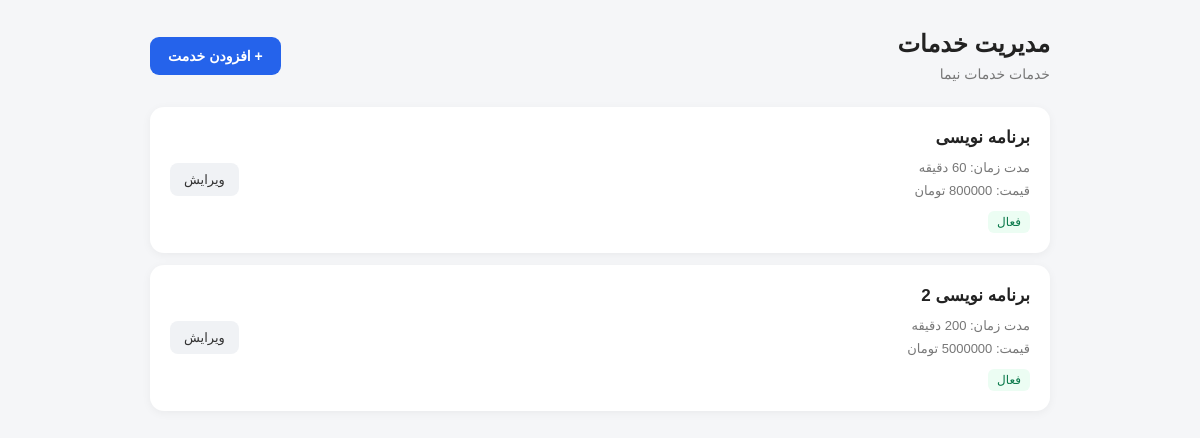
Page /owner/services/ (signed in) on the committed database.
### booking/models.py (models this page shows, shortened)
class Business(models.Model):
    owner = models.ForeignKey(
        "accounts.User",
        on_delete=models.CASCADE,
        related_name="businesses",
        verbose_name="مالک"
    )
    name = models.CharField(
        max_length=150,
        verbose_name="نام کسب‌وکار"
    )
    image = models.ImageField(
    upload_to="businesses/",
    blank=True,
    null=True,
    verbose_name="تصویر کسب‌وکار"
    )
    phone = models.CharField(
        max_length=20,
        verbose_name="شماره تماس"
    )
    opening_time = models.TimeField(
        blank=True,
        null=True,
        verbose_name="ساعت شروع کار"
    )
    closing_time = models.TimeField(
        blank=True,
        null=True,
        verbose_name="ساعت پایان کار"
    )
    address = models.TextField(
        blank=True,
        verbose_name="آدرس"
    )
    description = models.TextField(
        blank=True,
        verbose_name="توضیحات"
    )
    is_active = models.BooleanField(
        default=True,
        verbose_name="فعال"
    )
    created_at = models.DateTimeField(
        auto_now_add=True,
        verbose_name="تاریخ ایجاد"
    )
    updated_at = models.DateTimeField(
        auto_now=True,
        verbose_name="آخرین بروزرسانی"
    )
    class Meta:
        verbose_name = "کسب‌وکار"
        verbose_name_plural = "کسب‌وکارها"

class Service(models.Model):
    business = models.ForeignKey(
        Business,
        on_delete=models.CASCADE,
        related_name="services",
        verbose_name="کسب‌وکار"
    )
    name = models.CharField(
        max_length=150,
        verbose_name="نام خدمت"
    )
    duration = models.PositiveIntegerField(
        help_text="مدت زمان به دقیقه",
        verbose_name="مدت زمان"
    )
    price = models.PositiveBigIntegerField(
        blank=True,
        null=True,
        verbose_name="قیمت"
    )
    is_active = models.BooleanField(
        default=True,
        verbose_name="فعال"
    )
    created_at = models.DateTimeField(
        auto_now_add=True,
        verbose_name="تاریخ ایجاد"
    )
    updated_at = models.DateTimeField(
        auto_now=True,
        verbose_name="آخرین بروزرسانی"
    )
    class Meta:
        verbose_name = "خدمت"
        verbose_name_plural = "خدمات"

### booking/views.py (the view)
@login_required
def owner_services(request):
    business = get_object_or_404(
        Business,
        owner=request.user,
        is_active=True,
    )
    services = business.services.all().order_by(
        "-is_active",
        "name",
    )
    return render(
        request,
        "booking/owner_services.html",
        {
            "business": business,
            "services": services,
        }
    )

### booking/templates/booking/owner_services.html (shortened to what this page needs)
<!DOCTYPE html>
<html lang="fa" dir="rtl">
<head>
</head>
<body>
<div class="container">
    <div class="page-header">
        <div>
            <h1>
                مدیریت خدمات
            </h1>
            <p>
                خدمات {{ business.name }}
            </p>
        </div>
        <a
            href="{% url 'owner_service_create' %}"
            class="add-button"
        >
            + افزودن خدمت
        </a>
    </div>
    {% if services %}
        <div class="services-list">
            {% for service in services %}
                <div class="service-card">
                    <div class="service-info">
                        <div class="service-name">
                            {{ service.name }}
                        </div>
                        <div class="service-details">
                            مدت زمان:
                            دقیقه
                            {% if service.price %}
                                <br>
                                قیمت:
                                تومان
                            {% else %}
                                <br>
                                قیمت:
                                ثبت نشده
                            {% endif %}
                        </div>
                        {% if service.is_active %}
                            <span
                                class="service-status status-active"
                            >
                                فعال
                            </span>
                        {% else %}
                            <span
                                class="service-status status-inactive"
                            >
                                غیرفعال
                            </span>
                        {% endif %}
                    </div>
                    <div class="service-actions">
                        <a
                            href="{% url 'owner_service_edit' service.id %}"
                            class="edit-button"
                        >
                            ویرایش
                        </a>
                    </div>
                </div>
            {% endfor %}
        </div>
    {% else %}
        <div class="empty-message">
            هنوز خدمتی برای این کسب‌وکار ثبت نشده است.
        </div>
    {% endif %}
</div>
</body>
</html>

### booking/templates/booking/owner_services.html (style rules this page uses)
* { box-sizing: border-box; }
body { margin: 0; font-family: Tahoma, Arial, sans-serif; background: #f5f6f8; color: #222; padding: 30px; }
.container { max-width: 900px; margin: 0 auto; }
.page-header { display: flex; align-items: center; justify-content: space-between; gap: 15px; margin-bottom: 25px; }
.page-header h1 { margin: 0 0 8px 0; font-size: 24px; }
.page-header p { margin: 0; color: #777; font-size: 14px; }
.add-button { display: inline-block; background: #2563eb; color: white; text-decoration: none; padding: 11px 18px; border-radius: 9px; font-size: 14px; font-weight: bold; white-space: nowrap; }
.services-list { display: flex; flex-direction: column; gap: 12px; }
.service-card { background: white; border-radius: 14px; padding: 20px; box-shadow: 0 2px 10px rgba(0, 0, 0, 0.05); display: flex; align-items: center; justify-content: space-between; gap: 20px; }
.service-info { min-width: 0; }
.service-name { font-size: 17px; font-weight: bold; margin-bottom: 8px; }
.service-details { color: #777; font-size: 13px; line-height: 1.8; }
.service-status { display: inline-block; margin-top: 8px; padding: 4px 9px; border-radius: 6px; font-size: 12px; }
.status-active { background: #ecfdf3; color: #067647; }
.service-actions { display: flex; align-items: center; gap: 8px; flex-shrink: 0; }
.edit-button { display: inline-block; background: #f0f2f5; color: #333; text-decoration: none; padding: 9px 14px; border-radius: 8px; font-size: 13px; }

### rows in the picture
Business: name "خدمات نیما"
Service: name "برنامه نویسی", is_active "فعال"
Service: name "برنامه نویسی 2", is_active "فعال"
